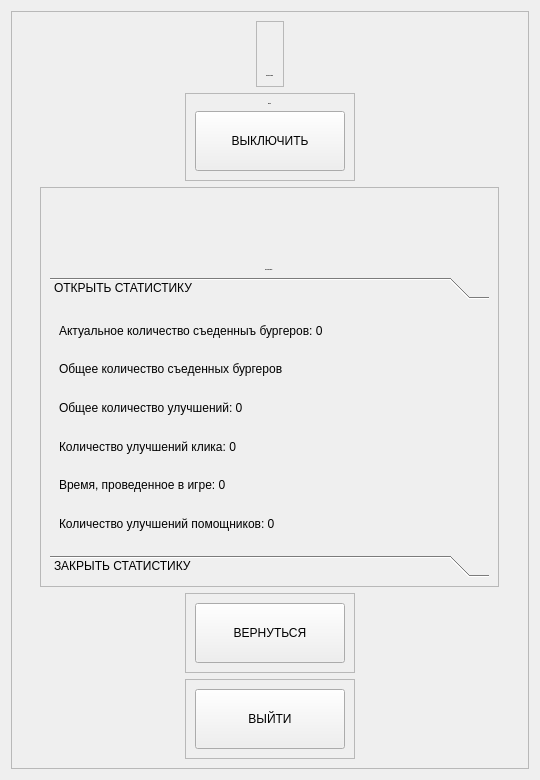
   <widget class="QFrame" name="settings">
    <property name="enabled">
     <bool>true</bool>
    </property>
    <property name="geometry">
     <rect>
      <x>0</x>
      <y>0</y>
      <width>0</width>
      <height>780</height>
     </rect>
    </property>
    <property name="minimumSize">
     <size>
      <width>0</width>
      <height>780</height>
     </size>
    </property>
    <property name="maximumSize">
     <size>
      <width>1037</width>
      <height>780</height>
     </size>
    </property>
    <property name="toolTipDuration">
     <number>0</number>
    </property>
    <layout class="QVBoxLayout" name="verticalLayout_7">
     <property name="leftMargin">
      <number>11</number>
     </property>
     <property name="topMargin">
      <number>11</number>
     </property>
     <property name="rightMargin">
      <number>11</number>
     </property>
     <property name="bottomMargin">
      <number>11</number>
     </property>
     <item alignment="Qt::AlignHCenter">
      <widget class="QFrame" name="settingsWrapper">
       <property name="minimumSize">
        <size>
         <width>518</width>
         <height>0</height>
        </size>
       </property>
       <property name="maximumSize">
        <size>
         <width>518</width>
         <height>16777215</height>
        </size>
       </property>
       <property name="frameShape">
        <enum>QFrame::StyledPanel</enum>
       </property>
       <property name="frameShadow">
        <enum>QFrame::Raised</enum>
       </property>
       <layout class="QVBoxLayout" name="verticalLayout_14">
        <item alignment="Qt::AlignHCenter">
         <widget class="QFrame" name="settingsLabelWrapper">
          <property name="frameShape">
           <enum>QFrame::StyledPanel</enum>
          </property>
          <property name="frameShadow">
           <enum>QFrame::Raised</enum>
          </property>
          <layout class="QVBoxLayout" name="verticalLayout_8">
           <item alignment="Qt::AlignHCenter|Qt::AlignBottom">
            <widget class="QLabel" name="settingsLabel">
             <property name="font">
              <font>
               <family>Verdana</family>
               <pointsize>-1</pointsize>
               <weight>75</weight>
               <bold>true</bold>
              </font>
             </property>
             <property name="text">
              <string>НАСТРОЙКИ</string>
             </property>
             <property name="margin">
              <number>10</number>
             </property>
            </widget>
           </item>
          </layout>
         </widget>
        </item>
        <item alignment="Qt::AlignHCenter">
         <widget class="QFrame" name="frame_3">
          <property name="frameShape">
           <enum>QFrame::StyledPanel</enum>
          </property>
          <property name="frameShadow">
           <enum>QFrame::Raised</enum>
          </property>
          <layout class="QVBoxLayout" name="verticalLayout_9">
           <item alignment="Qt::AlignHCenter|Qt::AlignBottom">
            <widget class="QLabel" name="volumeLabel">
             <property name="font">
              <font>
               <family>Verdana</family>
               <pointsize>-1</pointsize>
               <weight>75</weight>
               <bold>true</bold>
              </font>
             </property>
             <property name="text">
              <string>ЗВУК</string>
             </property>
             <property name="margin">
              <number>10</number>
             </property>
            </widget>
           </item>
           <item alignment="Qt::AlignHCenter">
            <widget class="QPushButton" name="pushButton">
             <property name="minimumSize">
              <size>
               <width>150</width>
               <height>60</height>
              </size>
             </property>
             <property name="text">
              <string>ВЫКЛЮЧИТЬ</string>
             </property>
             <property name="icon">
              <iconset resource="../Downloads/icons.qrc">
               <normaloff>:/icons/icons8-mute-100.png</normaloff>:/icons/icons8-mute-100.png</iconset>
             </property>
             <property name="iconSize">
              <size>
               <width>35</width>
               <height>35</height>
              </size>
             </property>
            </widget>
           </item>
          </layout>
         </widget>
        </item>
        <item alignment="Qt::AlignHCenter">
         <widget class="QFrame" name="frame_6">
          <property name="minimumSize">
           <size>
            <width>459</width>
            <height>350</height>
           </size>
          </property>
          <property name="maximumSize">
           <size>
            <width>450</width>
            <height>400</height>
           </size>
          </property>
          <property name="frameShape">
           <enum>QFrame::StyledPanel</enum>
          </property>
          <property name="frameShadow">
           <enum>QFrame::Raised</enum>
          </property>
          <layout class="QVBoxLayout" name="verticalLayout_11">
           <item alignment="Qt::AlignHCenter|Qt::AlignBottom">
            <widget class="QLabel" name="statisticsLabel">
             <property name="maximumSize">
              <size>
               <width>16777215</width>
               <height>100</height>
              </size>
             </property>
             <property name="font">
              <font>
               <family>Verdana</family>
               <pointsize>-1</pointsize>
               <weight>75</weight>
               <bold>true</bold>
              </font>
             </property>
             <property name="text">
              <string>СТАТИСТИКА</string>
             </property>
             <property name="margin">
              <number>10</number>
             </property>
            </widget>
           </item>
           <item>
            <widget class="QToolBox" name="statisticsToolBox">
             <property name="maximumSize">
              <size>
               <width>16777215</width>
               <height>300</height>
              </size>
             </property>
             <property name="currentIndex">
              <number>0</number>
             </property>
             <widget class="QWidget" name="page">
              <property name="geometry">
               <rect>
                <x>0</x>
                <y>0</y>
                <width>422</width>
                <height>312</height>
               </rect>
              </property>
              <attribute name="icon">
               <iconset resource="../Downloads/icons.qrc">
                <normaloff>:/icons/icons8-down-button-100.png</normaloff>:/icons/icons8-down-button-100.png</iconset>
              </attribute>
              <attribute name="label">
               <string>ОТКРЫТЬ СТАТИСТИКУ</string>
              </attribute>
              <layout class="QVBoxLayout" name="verticalLayout_10">
               <item>
                <widget class="QLabel" name="label_4">
                 <property name="text">
                  <string>Актуальное количество съеденныъ бургеров: 0</string>
                 </property>
                 <property name="margin">
                  <number>15</number>
                 </property>
                </widget>
               </item>
               <item>
                <widget class="QLabel" name="label_3">
                 <property name="text">
                  <string>Общее количество съеденных бургеров</string>
                 </property>
                 <property name="margin">
                  <number>15</number>
                 </property>
                </widget>
               </item>
               <item>
                <widget class="QLabel" name="label_6">
                 <property name="text">
                  <string>Общее количество улучшений: 0</string>
                 </property>
                 <property name="margin">
                  <number>15</number>
                 </property>
                </widget>
               </item>
               <item>
                <widget class="QLabel" name="label_5">
                 <property name="text">
                  <string>Количество улучшений клика: 0</string>
                 </property>
                 <property name="margin">
                  <number>15</number>
                 </property>
                </widget>
               </item>
               <item>
                <widget class="QLabel" name="label_8">
                 <property name="text">
                  <string>Время, проведенное в игре: 0</string>
                 </property>
                 <property name="margin">
                  <number>15</number>
                 </property>
                </widget>
               </item>
               <item>
                <widget class="QLabel" name="label_7">
                 <property name="text">
                  <string>Количество улучшений помощников: 0</string>
                 </property>
                 <property name="margin">
                  <number>15</number>
                 </property>
                </widget>
               </item>
              </layout>
             </widget>
             <widget class="QWidget" name="page_2">
              <property name="geometry">
               <rect>
                <x>0</x>
                <y>0</y>
                <width>439</width>
                <height>240</height>
               </rect>
              </property>
              <attribute name="icon">
               <iconset resource="../Downloads/icons.qrc">
                <normaloff>:/icons/icons8-slide-up-100.png</normaloff>:/icons/icons8-slide-up-100.png</iconset>
              </attribute>
              <attribute name="label">
               <string>ЗАКРЫТЬ СТАТИСТИКУ</string>
              </attribute>
             </widget>
            </widget>
           </item>
          </layout>
         </widget>
        </item>
        <item alignment="Qt::AlignHCenter">
         <widget class="QFrame" name="frame_5">
          <property name="frameShape">
           <enum>QFrame::StyledPanel</enum>
          </property>
          <property name="frameShadow">
           <enum>QFrame::Raised</enum>
          </property>
          <layout class="QVBoxLayout" name="verticalLayout_12">
           <item>
            <widget class="QPushButton" name="returnButton">
             <property name="minimumSize">
              <size>
               <width>150</width>
               <height>60</height>
              </size>
             </property>
             <property name="text">
              <string>ВЕРНУТЬСЯ</string>
             </property>
             <property name="icon">
              <iconset resource="../Downloads/icons.qrc">
               <normaloff>:/icons/icons8-return-64.png</normaloff>:/icons/icons8-return-64.png</iconset>
             </property>
             <property name="iconSize">
              <size>
               <width>35</width>
               <height>35</height>
              </size>
             </property>
            </widget>
           </item>
          </layout>
         </widget>
        </item>
        <item alignment="Qt::AlignHCenter">
         <widget class="QFrame" name="frame_4">
          <property name="frameShape">
           <enum>QFrame::StyledPanel</enum>
          </property>
          <property name="frameShadow">
           <enum>QFrame::Raised</enum>
          </property>
          <layout class="QVBoxLayout" name="verticalLayout_13">
           <item alignment="Qt::AlignTop">
            <widget class="QPushButton" name="exitButton">
             <property name="minimumSize">
              <size>
               <width>150</width>
               <height>60</height>
              </size>
             </property>
             <property name="text">
              <string>ВЫЙТИ</string>
             </property>
             <property name="icon">
              <iconset resource="../Downloads/icons.qrc">
               <normaloff>:/icons/icons8-close-window-64.png</normaloff>:/icons/icons8-close-window-64.png</iconset>
             </property>
             <property name="iconSize">
              <size>
               <width>35</width>
               <height>35</height>
              </size>
             </property>
            </widget>
           </item>
          </layout>
         </widget>
        </item>
       </layout>
      </widget>
     </item>
    </layout>
   </widget>
